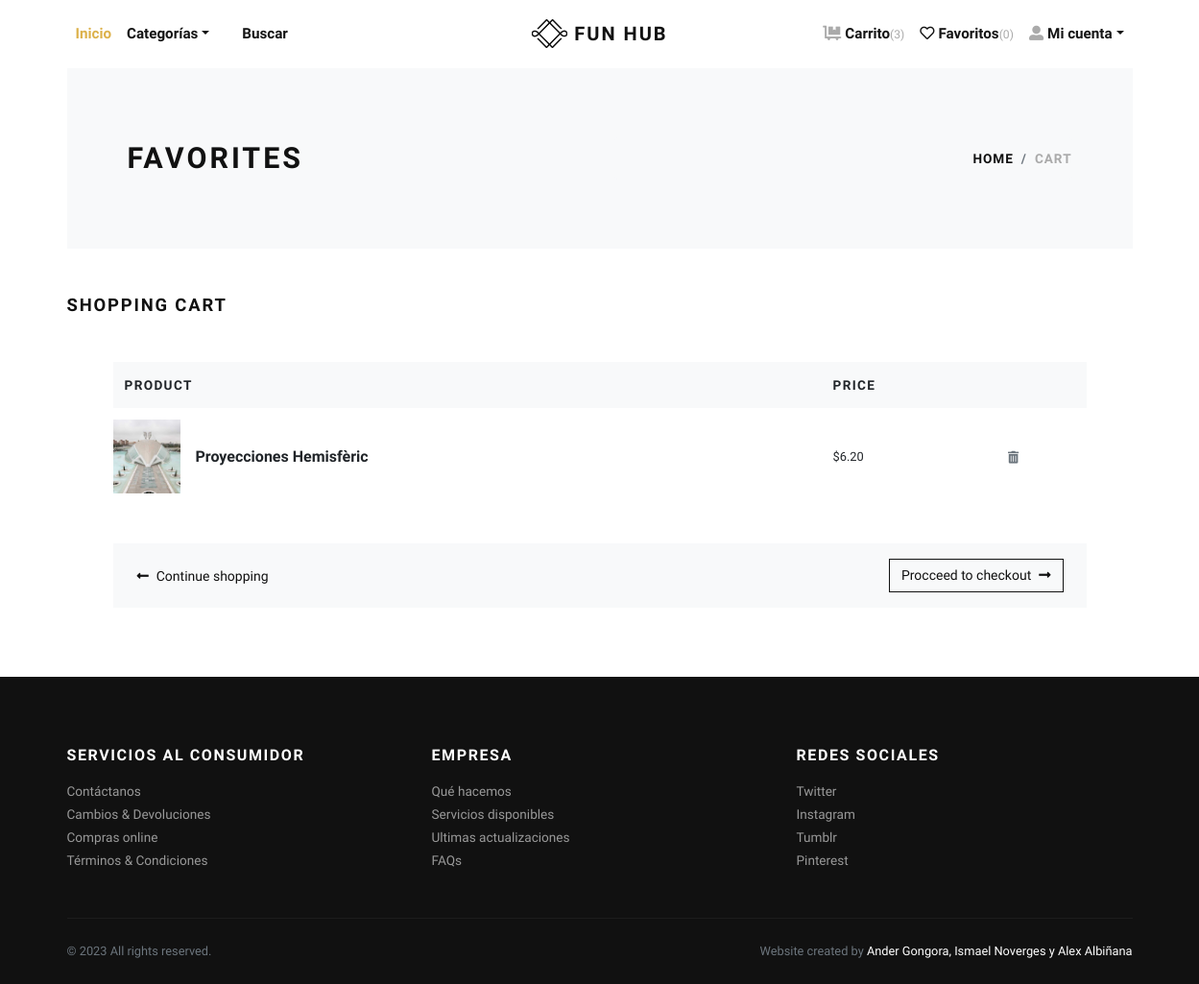
The page /favorites/ (signed in) on the database its author committed.
### store/models.py (models this page shows, shortened)
class Favorites(models.Model):
    user = models.ForeignKey(User, verbose_name="User", on_delete=models.CASCADE)
    product = models.ForeignKey(Product, verbose_name="Product", on_delete=models.CASCADE)
    created_at = models.DateTimeField(auto_now_add=True, verbose_name="Created Date")
    updated_at = models.DateTimeField(auto_now=True, verbose_name="Updated Date")
    class Meta:
        verbose_name_plural = 'Favorites'
        ordering = ('-created_at', )

class Product(models.Model):
    title = models.CharField(max_length=150, verbose_name="Product Title")
    slug = models.SlugField(max_length=160, verbose_name="Product Slug")
    sku = models.CharField(max_length=255, unique=True, verbose_name="Unique Product ID (SKU)")
    short_description = models.TextField(verbose_name="Short Description")
    detail_description = models.TextField(blank=True, null=True, verbose_name="Detail Description")
    product_image = models.ImageField(upload_to='product', blank=True, null=True, verbose_name="Product Image")
    price = models.DecimalField(max_digits=8, decimal_places=2)
    category = models.ManyToManyField(Category, verbose_name="Product Categories")
    tags = models.ManyToManyField(Tag, blank=True)
    is_active = models.BooleanField(verbose_name="Is Active?")
    is_featured = models.BooleanField(verbose_name="Is Featured?")
    created_at = models.DateTimeField(auto_now_add=True, verbose_name="Created Date")
    updated_at = models.DateTimeField(auto_now=True, verbose_name="Updated Date")
    class Meta:
        verbose_name_plural = 'Products'
        ordering = ('-created_at', )

### store/views.py (the view)
# urls.py: path('favorites/', views.favorites, name="favorites"),
@login_required
def favorites(request):
    user = request.user
    favorites_products = Favorites.objects.filter(user=user)
    context = {
        'favorites_products': favorites_products,
    }
    return render(request, 'store/favorites.html', context)

### store/context_preprocessors.py (called while the page is built)
def store_menu(request):
    categories = Category.objects.filter(is_active=True)
    context = {
        'categories_menu': categories,
    }
    return context

def cart_menu(request):
    if request.user.is_authenticated:
        cart_items= Cart.objects.filter(user=request.user)
        context = {
            'cart_items': cart_items,
        }
    else:
        context = {}
    return context

### templates/store/favorites.html (shortened to what this page needs)
{% extends 'base.html' %}
{% load static %}
{% load humanize %}
    {% block content %}
      <div class="container">
        <section class="py-5 bg-light">
          <div class="container">
            <div class="row px-4 px-lg-5 py-lg-4 align-items-center">
              <div class="col-lg-6">
                <h1 class="h2 text-uppercase mb-0">Favorites</h1>
              </div>
              <div class="col-lg-6 text-lg-right">
                <nav aria-label="breadcrumb">
                  <ol class="breadcrumb justify-content-lg-end mb-0 px-0">
                    <li class="breadcrumb-item"><a href="index.html">Home</a></li>
                    <li class="breadcrumb-item active" aria-current="page">Cart</li>
                  </ol>
                </nav>
              </div>
            </div>
          </div>
        </section>
        {% if favorites_products %}
        <section class="py-5">
          <h2 class="h5 text-uppercase mb-4">Shopping cart</h2>
          <div class="row px-4 px-lg-5 py-lg-4 align-items-center">
            <div class="col-lg-12 mb-4 mb-lg-0">
              <div class="table-responsive mb-4">
                <table class="table">
                  <thead class="bg-light">
                    <tr>
                      <th class="border-0" scope="col"> <strong class="text-small text-uppercase">Product</strong></th>
                      <th class="border-0" scope="col"> <strong class="text-small text-uppercase">Price</strong></th>
                      <th class="border-0" scope="col"> </th>
                    </tr>
                  </thead>
                  <tbody>
                    {% for fav_product in favorites_products %}
                    <tr>
                      <th class="pl-0 border-0" scope="row">
                        <div class="media align-items-center">
                          {% if fav_product.product.product_image %}
                            <a class="reset-anchor d-block animsition-link" href="{% url 'store:product-detail' fav_product.product.slug %}"><img src="{{fav_product.product.product_image.url}}" alt="{{fav_product.product.title}}" width="70"/></a>
                          {% else %}
                            <a class="reset-anchor d-block animsition-link" href="{% url 'store:product-detail' fav_product.product.slug %}"><img src="{% static 'img/product-detail-3.jpg' %}" alt="{{fav_product.product.title}}" width="70"/></a>
                          {% endif %}
                          <div class="media-body ml-3"><strong class="h6"><a class="reset-anchor animsition-link" href="{% url 'store:product-detail' fav_product.product.slug %}">{{fav_product.product.title}}</a></strong></div>
                        </div>
                      </th>
                      <td class="align-middle border-0">
                        <p class="mb-0 small">${{fav_product.product.price}}</p>
                      </td>
                      <td class="align-middle border-0"><a class="reset-anchor" href="{% url 'store:remove-cart' fav_product.id %}"><i class="fas fa-trash-alt small text-muted"></i></a></td>
                    </tr>
                    {% endfor %}
                  </tbody>
                </table>
              </div>
              <div class="bg-light px-4 py-3">
                <div class="row align-items-center text-center">
                  <div class="col-md-6 mb-3 mb-md-0 text-md-left"><a class="btn btn-link p-0 text-dark btn-sm" href="{% url 'store:home' %}"><i class="fas fa-long-arrow-alt-left mr-2"> </i>Continue shopping</a></div>
                  <div class="col-md-6 text-md-right"><a class="btn btn-outline-dark btn-sm" href="checkout.html">Procceed to checkout<i class="fas fa-long-arrow-alt-right ml-2"></i></a></div>
                </div>
              </div>
            </div>
          </div>
        </section>
        {% else %}
          <div class="text-center py-5">
            <h3 class="mb-3">Your favorites list is empty.</h3>
            <a href="{% url 'store:home' %}"><i class="fas fa-long-arrow-alt-left mr-2"> </i>Continue shopping</a>
          </div>
        {% endif %}
      </div>
      {% endblock content %}

### jewelryshop/static/css/style.default.css (style rules this page uses)
.text-small { font-size: 0.85rem !important; }
strong { font-weight: 700; }
.text-uppercase { text-transform: uppercase; letter-spacing: 0.1em; }
.reset-anchor { color: inherit; transition: all 0.3s; }
.btn { font-weight: 400; border: 1px solid transparent; font-family: inherit; padding: 0.375rem 1.5rem; font-size: 1rem; line-height: 1.5; border-radius: 0; transition: color 0.15s ease-in-out, background-color 0.15s ease-in-out, border-color 0.15s ease-in-out, box-shadow 0.15s ease-in-out; }
.btn-link { font-weight: 400; color: #dcb14a; }
.btn-outline-dark { color: #111111; background-color: transparent; background-image: none; border-color: #111111; }
.btn-sm { padding: 0.375rem 0.75rem; font-size: 0.875rem; line-height: 1.5; border-radius: 0; }
body { font-family: "Libre Franklin", sans-serif; font-size: 1rem; font-weight: 400; line-height: 1.5; color: #111111; background-color: #fff; }
a { color: #dcb14a; text-decoration: none; }
h1, h2, h3, h4, h5, h6, .h1, .h2, .h3, .h4, .h5, .h6 { margin-bottom: 0.5rem; font-family: inherit; font-weight: 900; line-height: 1.2; color: inherit; }
h1, .h1 { font-size: 2.2rem; }
h2, .h2 { font-size: 1.9rem; }
h5, .h5 { font-size: 1.15rem; }
h6, .h6 { font-size: 1rem; }
small, .small { font-size: 80%; font-weight: 400; }
.bg-light { background-color: #f8f9fa !important; }
.text-dark { color: #111111 !important; }
.breadcrumb { background: #f8f9fa; }
.breadcrumb-item { font-size: 0.85rem; text-transform: uppercase; letter-spacing: 0.07em; font-weight: 900; color: #111111; }
.breadcrumb-item a { color: inherit; transition: all 0.3s; }
.breadcrumb-item.active { color: #aaa; }

### rows shown on the page
Favorites: product.product_image (picture), product "Proyecciones Hemisfèric", product.price "6.20"

### other values the page prints
{{ cart_items.count }} "3"
